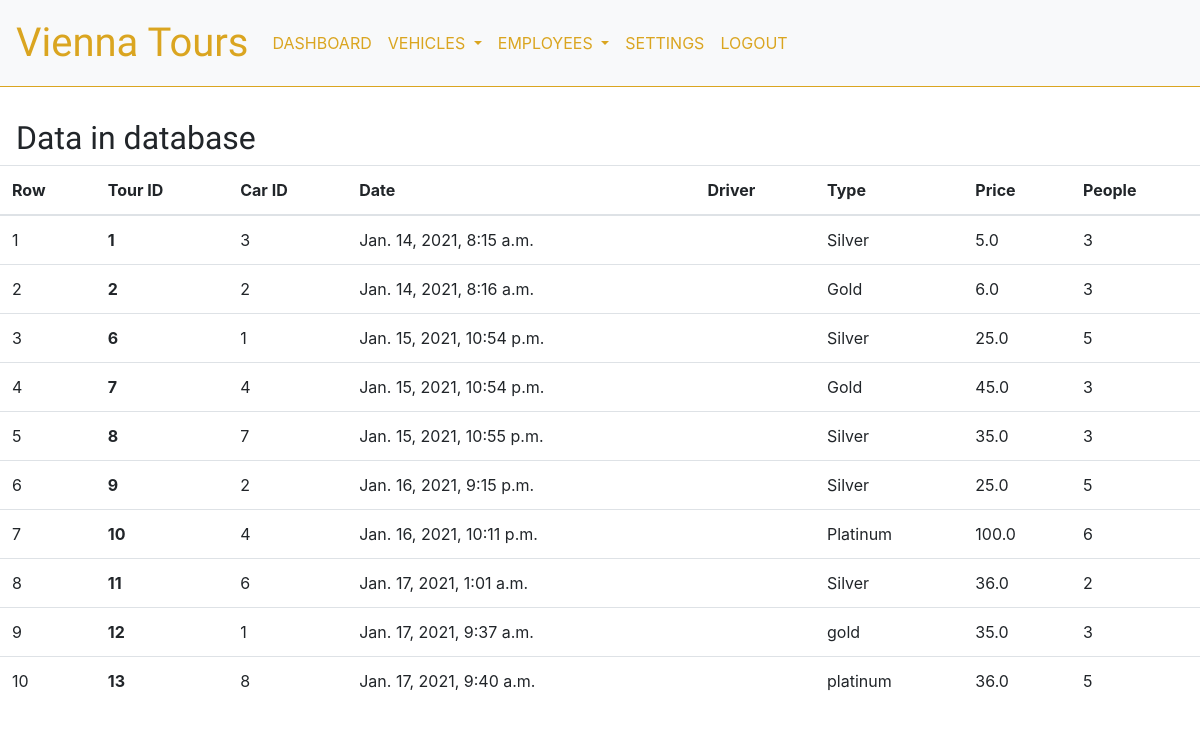
The app's page /supervisor/tours/ (signed in), older data.
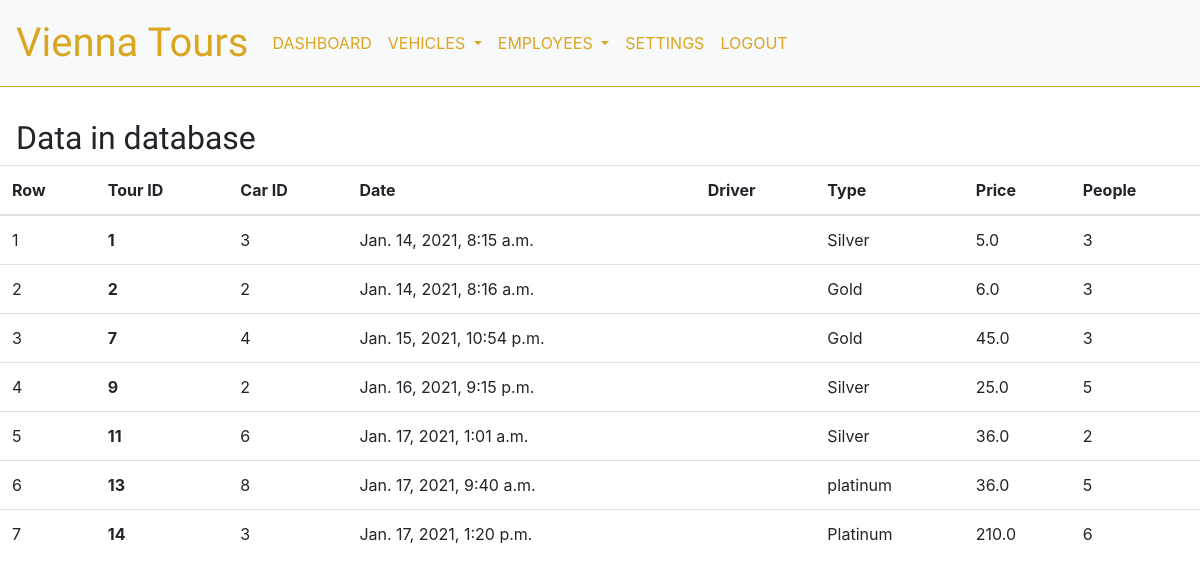
The same page, newer data.
### supervisor/models.py (models this page shows, shortened)
class Tour(models.Model):
    TOUR_CHOICES = (('Silver', 'Silver'), ('Gold', 'Gold'), ('Platinum', 'Platinum'))
    driverID = models.ForeignKey(User, on_delete=models.DO_NOTHING)  #TODO change to something else. If User is deleted, delete tours?
    carID = models.ForeignKey(Car, on_delete=models.DO_NOTHING) #TODO change to something else
    date = models.DateTimeField(default=timezone.now)
    duration = models.FloatField()
    tourType = models.CharField(max_length=20, choices=TOUR_CHOICES, default='Silver')
    people = models.IntegerField()
    price = models.FloatField()

class Car(models.Model):
    latitude = models.FloatField(default=0.0)
    longitude = models.FloatField(default=0.0)
    photoOption = models.ImageField(default='default.png', upload_to='car_pics')

### supervisor/views.py (the view)
# urls.py: path('tours/', views.listdata, name='supervisor-listdata'),
def listdata(request):
    tours = {
        'tours' : Tour.objects.all()
    }
    return render(request, 'supervisor/list.html', tours)

### supervisor/templates/supervisor/list.html
{% extends "nav.html" %}
{% block content %}
<div class="table-header">
    <h2>Data in database</h2>
</div>
<table class="table">
    <thead>
        <tr>
            <th scope="col">Row</th>
            <th scope="col">Tour ID</th>
            <th scope="col">Car ID</th>
            <th scope="col">Date</th>
            <th scope="col">Driver</th>
            <th scope="col">Type</th>
            <th scope="col">Price</th>
            <th scope="col">People</th>
        </tr>
        </thead>
        <tbody>
    {% for post in tours %}
    <tr>
        <td>{{forloop.counter}}</td>
        <th scope="row">{{ post.id }}</th>
        <td>{{ post.carID.id }}</td>
        <td>{{ post.date }}</td>
        <td>{{ post.driverID.name }} {{ post.driverID.surname }}</td>
        <td>{{ post.tourType }}</td>
        <td>{{ post.price }}</td>
        <td>{{ post.people }}</td>
    </tr>
    {% endfor %}
</tbody>
</table>
{% endblock content %}

Row changes from the older to the newer data that the page shows:
removed Tour: id "6", carID.id "1", date "Jan. 15, 2021, 10:54 p.m.", tourType "Silver", price "25.0", people "5"
removed Tour: id "8", carID.id "7", date "Jan. 15, 2021, 10:55 p.m.", tourType "Silver", price "35.0", people "3"
removed Tour: id "10", carID.id "4", date "Jan. 16, 2021, 10:11 p.m.", tourType "Platinum", price "100.0", people "6"
removed Tour: id "12", carID.id "1", date "Jan. 17, 2021, 9:37 a.m.", tourType "gold", price "35.0", people "3"
added Tour: id "14", carID.id "3", date "Jan. 17, 2021, 1:20 p.m.", tourType "Platinum", price "210.0", people "6"
